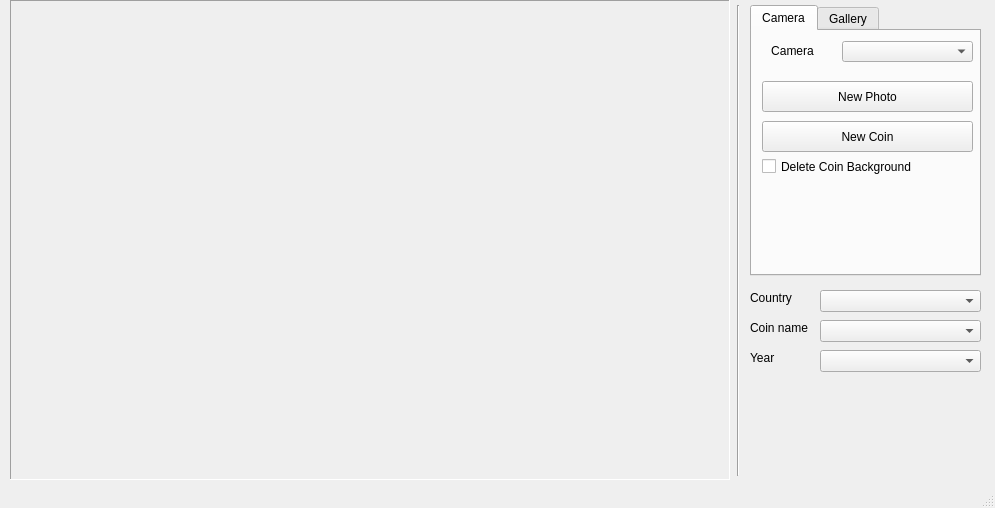
<?xml version="1.0" encoding="UTF-8"?>
<ui version="4.0">
 <class>ImageCollector</class>
 <widget class="QMainWindow" name="ImageCollector">
  <property name="geometry">
   <rect>
    <x>0</x>
    <y>0</y>
    <width>995</width>
    <height>508</height>
   </rect>
  </property>
  <property name="windowTitle">
   <string>Image Collector</string>
  </property>
  <widget class="QWidget" name="centralwidget">
   <widget class="QLabel" name="label_3">
    <property name="geometry">
     <rect>
      <x>750</x>
      <y>290</y>
      <width>49</width>
      <height>16</height>
     </rect>
    </property>
    <property name="text">
     <string>Country</string>
    </property>
   </widget>
   <widget class="Line" name="line_2">
    <property name="geometry">
     <rect>
      <x>730</x>
      <y>5</y>
      <width>16</width>
      <height>471</height>
     </rect>
    </property>
    <property name="orientation">
     <enum>Qt::Orientation::Vertical</enum>
    </property>
   </widget>
   <widget class="QTabWidget" name="tabWidget">
    <property name="enabled">
     <bool>true</bool>
    </property>
    <property name="geometry">
     <rect>
      <x>750</x>
      <y>5</y>
      <width>231</width>
      <height>271</height>
     </rect>
    </property>
    <property name="currentIndex">
     <number>0</number>
    </property>
    <widget class="QWidget" name="camera_tab">
     <attribute name="title">
      <string>Camera</string>
     </attribute>
     <widget class="QComboBox" name="camera_swich_combo_box">
      <property name="geometry">
       <rect>
        <x>90</x>
        <y>10</y>
        <width>131</width>
        <height>21</height>
       </rect>
      </property>
     </widget>
     <widget class="QLabel" name="label_2">
      <property name="geometry">
       <rect>
        <x>10</x>
        <y>10</y>
        <width>61</width>
        <height>20</height>
       </rect>
      </property>
      <property name="text">
       <string>Camera</string>
      </property>
      <property name="alignment">
       <set>Qt::AlignmentFlag::AlignCenter</set>
      </property>
     </widget>
     <widget class="QPushButton" name="save_photo_button">
      <property name="enabled">
       <bool>true</bool>
      </property>
      <property name="geometry">
       <rect>
        <x>10</x>
        <y>50</y>
        <width>211</width>
        <height>31</height>
       </rect>
      </property>
      <property name="text">
       <string>New Photo</string>
      </property>
      <property name="checkable">
       <bool>false</bool>
      </property>
     </widget>
     <widget class="QCheckBox" name="auto_background_deletion_checkbox">
      <property name="enabled">
       <bool>true</bool>
      </property>
      <property name="geometry">
       <rect>
        <x>10</x>
        <y>120</y>
        <width>201</width>
        <height>31</height>
       </rect>
      </property>
      <property name="text">
       <string>Delete Coin Background</string>
      </property>
      <property name="checkable">
       <bool>true</bool>
      </property>
     </widget>
     <widget class="QPushButton" name="new_coin_button">
      <property name="enabled">
       <bool>true</bool>
      </property>
      <property name="geometry">
       <rect>
        <x>10</x>
        <y>90</y>
        <width>211</width>
        <height>31</height>
       </rect>
      </property>
      <property name="text">
       <string>New Coin</string>
      </property>
     </widget>
    </widget>
    <widget class="QWidget" name="gallery_tab">
     <attribute name="title">
      <string>Gallery</string>
     </attribute>
     <widget class="QPushButton" name="next_gallery_photo_button">
      <property name="geometry">
       <rect>
        <x>120</x>
        <y>10</y>
        <width>101</width>
        <height>31</height>
       </rect>
      </property>
      <property name="text">
       <string>Next Photo</string>
      </property>
     </widget>
     <widget class="QPushButton" name="previous_gallery_photo_button">
      <property name="geometry">
       <rect>
        <x>10</x>
        <y>10</y>
        <width>91</width>
        <height>31</height>
       </rect>
      </property>
      <property name="text">
       <string>Previous Photo</string>
      </property>
     </widget>
     <widget class="QPushButton" name="delete_background_button">
      <property name="geometry">
       <rect>
        <x>10</x>
        <y>50</y>
        <width>211</width>
        <height>31</height>
       </rect>
      </property>
      <property name="text">
       <string>Automatic Background Removal</string>
      </property>
     </widget>
     <widget class="QPushButton" name="reset_button">
      <property name="geometry">
       <rect>
        <x>10</x>
        <y>170</y>
        <width>211</width>
        <height>31</height>
       </rect>
      </property>
      <property name="text">
       <string>Reset to Uncropped Version</string>
      </property>
     </widget>
     <widget class="QPushButton" name="gallery_save_button">
      <property name="geometry">
       <rect>
        <x>10</x>
        <y>210</y>
        <width>211</width>
        <height>31</height>
       </rect>
      </property>
      <property name="palette">
       <palette>
        <active>
         <colorrole role="Button">
          <brush brushstyle="SolidPattern">
           <color alpha="50">
            <red>255</red>
            <green>0</green>
            <blue>0</blue>
           </color>
          </brush>
         </colorrole>
        </active>
        <inactive>
         <colorrole role="Button">
          <brush brushstyle="SolidPattern">
           <color alpha="50">
            <red>255</red>
            <green>0</green>
            <blue>0</blue>
           </color>
          </brush>
         </colorrole>
        </inactive>
        <disabled>
         <colorrole role="Button">
          <brush brushstyle="SolidPattern">
           <color alpha="50">
            <red>255</red>
            <green>0</green>
            <blue>0</blue>
           </color>
          </brush>
         </colorrole>
        </disabled>
       </palette>
      </property>
      <property name="text">
       <string>Save</string>
      </property>
     </widget>
     <widget class="QPushButton" name="reset_vertices_button">
      <property name="enabled">
       <bool>false</bool>
      </property>
      <property name="geometry">
       <rect>
        <x>10</x>
        <y>90</y>
        <width>211</width>
        <height>31</height>
       </rect>
      </property>
      <property name="text">
       <string>Reset Manual Verices</string>
      </property>
     </widget>
     <widget class="QPushButton" name="crop_with_vertices_button">
      <property name="enabled">
       <bool>false</bool>
      </property>
      <property name="geometry">
       <rect>
        <x>10</x>
        <y>130</y>
        <width>211</width>
        <height>31</height>
       </rect>
      </property>
      <property name="text">
       <string>Crop With Vertices</string>
      </property>
     </widget>
    </widget>
   </widget>
   <widget class="QComboBox" name="coin_catalog_year_dropbox">
    <property name="geometry">
     <rect>
      <x>820</x>
      <y>350</y>
      <width>161</width>
      <height>22</height>
     </rect>
    </property>
   </widget>
   <widget class="QFrame" name="video_frame">
    <property name="geometry">
     <rect>
      <x>10</x>
      <y>0</y>
      <width>720</width>
      <height>480</height>
     </rect>
    </property>
    <property name="frameShape">
     <enum>QFrame::Shape::Panel</enum>
    </property>
    <property name="frameShadow">
     <enum>QFrame::Shadow::Sunken</enum>
    </property>
    <property name="lineWidth">
     <number>1</number>
    </property>
   </widget>
   <widget class="QLabel" name="label_4">
    <property name="geometry">
     <rect>
      <x>750</x>
      <y>320</y>
      <width>61</width>
      <height>16</height>
     </rect>
    </property>
    <property name="text">
     <string>Coin name</string>
    </property>
   </widget>
   <widget class="QComboBox" name="coin_catalog_country_dropbox">
    <property name="geometry">
     <rect>
      <x>820</x>
      <y>290</y>
      <width>161</width>
      <height>22</height>
     </rect>
    </property>
   </widget>
   <widget class="QComboBox" name="coin_catalog_name_dropbox">
    <property name="geometry">
     <rect>
      <x>820</x>
      <y>320</y>
      <width>161</width>
      <height>22</height>
     </rect>
    </property>
   </widget>
   <widget class="QLabel" name="label">
    <property name="geometry">
     <rect>
      <x>750</x>
      <y>350</y>
      <width>31</width>
      <height>16</height>
     </rect>
    </property>
    <property name="text">
     <string>Year</string>
    </property>
   </widget>
  </widget>
  <widget class="QStatusBar" name="statusbar"/>
 </widget>
 <resources/>
 <connections/>
</ui>
